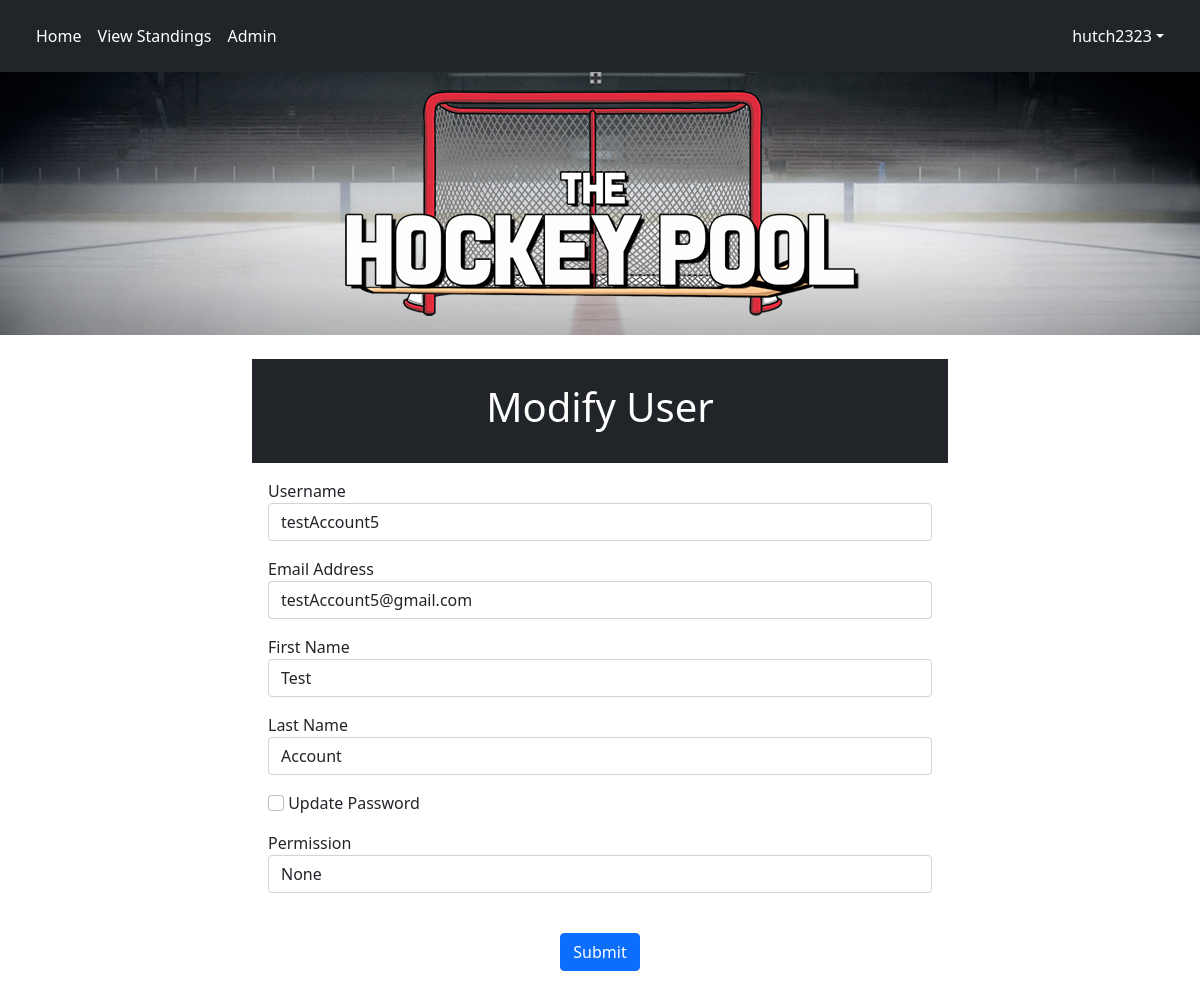
Screenshot of /modifyUser/testAccount5 (signed in) with the database file from the repository.
### tables this page shows
CREATE TABLE "poolTeams" (
	"teamID"	INTEGER NOT NULL,
	"teamName"	varchar(40) NOT NULL,
	"username"	varchar(30) NOT NULL,
	"player1"	INTEGER NOT NULL,
	"player2"	INTEGER NOT NULL,
	"player3"	INTEGER NOT NULL,
	"player4"	INTEGER NOT NULL,
	"player5"	INTEGER NOT NULL,
	"player6"	INTEGER NOT NULL,
	"player7"	INTEGER NOT NULL,
	"player8"	INTEGER NOT NULL,
	"player9"	INTEGER NOT NULL,
	"player10"	INTEGER NOT NULL,
	"player11"	INTEGER NOT NULL,
	"player12"	INTEGER NOT NULL,
	"player13"	INTEGER NOT NULL,
	"player14"	INTEGER NOT NULL,
	"player15"	INTEGER NOT NULL,
	"player16"	INTEGER NOT NULL,
	"player17"	INTEGER NOT NULL,
	"player18"	INTEGER NOT NULL,
	"player19"	INTEGER NOT NULL,
	"player20"	INTEGER NOT NULL,
	"player21"	INTEGER NOT NULL,
	"teamLogo"	TEXT NOT NULL,
	CONSTRAINT "poolTeams-fk-player15" FOREIGN KEY("player15") REFERENCES "players"("playerID"),
	CONSTRAINT "poolTeams-fk-player6" FOREIGN KEY("player6") REFERENCES "players"("playerID"),
	CONSTRAINT "poolTeams-fk-player11" FOREIGN KEY("player11") REFERENCES "players"("playerID"),
	CONSTRAINT "poolTeams-fk-player1" FOREIGN KEY("player1") REFERENCES "players"("playerID"),
	CONSTRAINT "poolTeams-fk-player3" FOREIGN KEY("player3") REFERENCES "players"("playerID"),
	CONSTRAINT "poolTeams-fk-player12" FOREIGN KEY("player12") REFERENCES "players"("playerID"),
	CONSTRAINT "poolTeams-fk-player20" FOREIGN KEY("player20") REFERENCES "players"("playerID"),
	CONSTRAINT "poolTeams-fk-users" FOREIGN KEY("username") REFERENCES "users"("username"),
	CONSTRAINT "poolTeams-fk-player13" FOREIGN KEY("player13") REFERENCES "players"("playerID"),
	CONSTRAINT "poolTeams-fk-player14" FOREIGN KEY("player14") REFERENCES "players"("playerID"),
	CONSTRAINT "poolTeams-fk-player18" FOREIGN KEY("player18") REFERENCES "players"("playerID"),
	CONSTRAINT "poolTeams-fk-player10" FOREIGN KEY("player10") REFERENCES "players"("playerID"),
	CONSTRAINT "poolTeams-fk-player9" FOREIGN KEY("player9") REFERENCES "players"("playerID"),
	CONSTRAINT "poolTeams-fk-player2" FOREIGN KEY("player2") REFERENCES "players"("playerID"),
	CONSTRAINT "poolTeams-fk-player5" FOREIGN KEY("player5") REFERENCES "players"("playerID"),
	CONSTRAINT "poolTeams-fk-player7" FOREIGN KEY("player7") REFERENCES "players"("playerID"),
	CONSTRAINT "poolTeams-fk-player19" FOREIGN KEY("player19") REFERENCES "players"("playerID"),
	CONSTRAINT "poolTeams-fk-player21" FOREIGN KEY("player21") REFERENCES "players"("playerID"),
	CONSTRAINT "poolTeams-fk-player4" FOREIGN KEY("player4") REFERENCES "players"("playerID"),
	CONSTRAINT "poolTeams-fk-player8" FOREIGN KEY("player8") REFERENCES "players"("playerID"),
	PRIMARY KEY("teamID" AUTOINCREMENT),
	CONSTRAINT "poolTeams-fk-player17" FOREIGN KEY("player17") REFERENCES "players"("playerID"),
	CONSTRAINT "poolTeams-fk-player16" FOREIGN KEY("player16") REFERENCES "players"("playerID")
);

CREATE TABLE "users" (
	"username"	varchar(30) NOT NULL,
	"password"	char(60) NOT NULL,
	"firstName"	varchar(50) NOT NULL,
	"lastName"	varchar(50) NOT NULL,
	"emailAddress"	varchar(255) NOT NULL, permission TEXT,
	PRIMARY KEY("username")
);

### application.py (the view)
@app.route("/modifyUser/<username>")
def modifyUser(username):
    if ("permission" in session) and (session["permission"] == "admin"):
        db.connect()
        user = db.getUserInfo(username)
        return render_template("modifyUser.html", userToModify=user, username=getUserInfo(),
                               permission=getUserPermission(), userTeamID=getUserTeamID())
    elif "username" in session:
        if session["username"] == username:
            db.connect()
            user = db.getUserInfo(session["username"])
            return render_template("modifyUser.html", userToModify=user, username=getUserInfo(),
                                   permission=getUserPermission(), userTeamID=getUserTeamID())
    return redirect(url_for('index'))

### application.py (called while the page is built)
def userTeam():
    while (True):
        try:
            db.connect()
            username = None
            teamInPool = False
            if "username" in session:
                username = session["username"]
                if (db.checkForUserInPool(username)):
                    teamInPool = True
            return teamInPool
        except sqlite3.ProgrammingError:
            db.close()

def getUserTeamID():
    while (True):
        try:
            db.connect()
            username = None
            teamID = None
            if(userTeam()):
                username = session["username"]
                teamID = db.getUserPoolTeamID(username)
            return teamID
        except sqlite3.ProgrammingError:
            db.close()

def getUserInfo():
    username = None
    if "username" in session:
        username = session["username"]
    return username

def getUserPermission():
    permission = None
    if "permission" in session:
        permission = session["permission"]
    return permission

### db.py (called while the page is built, shortened)
def connect():
    global conn

def getUserInfo(username):
    sql = '''Select * from users
                    where username = ?'''
    try:
        with closing(conn.cursor()) as c:
            c.execute(sql, (username,))
            results = c.fetchall()
            for row in results:
                user = User(username=row[0], password=row[1], firstName=row[2], lastName=row[3], emailAddress=row[4],
                            permission=row[5])
            return user
    except sqlite3.OperationalError as e:
        print("Error: Database could not be read. Program closing")
        print(e)

def checkForUserInPool(username):
    sql = '''Select * from poolTeams
                        where username = ?'''
    try:
        with closing(conn.cursor()) as c:
            c.execute(sql, (username,))
            results = c.fetchone()
            if (results):
                return True
            else:
                return False
    except sqlite3.OperationalError as e:
        print("Error: Database could not be read. Program closing")
        print(e)

def getUserPoolTeamID(username):
    sql = '''Select teamID from poolTeams
                        where username = ?'''
    try:
        with closing(conn.cursor()) as c:
            c.execute(sql, (username,))
            result = c.fetchone()
            return result[0]
    except sqlite3.OperationalError as e:
        print("Error: Database could not be read. Program closing")
        print(e)

### templates/modifyUser.html (shortened to what this page needs)
{% extends "base.html" %}
{% block content %}
    <div id="heading" class="mt-4 p-4 bg-dark text-white">
      <h1 class="text-center">Modify User</h1>
    </div>
    <form class="p-3" method="POST">
      <div class="form-group pb-3">
        <label for="userName">Username</label>
        <input
          type="text"
          class="form-control"
          id="userName"
          name="userName"
          {% if 'userName' in form %}
              value="{{form['userName']}}"
          {% else %}
            value="{{userToModify.username}}"
          {% endif %}
        />
      </div>
      <div class="form-group pb-3">
        <label for="email">Email Address</label>
        <input
          type="email"
          class="form-control"
          id="email"
          name="email"
          {% if 'email' in form %}
              value="{{form['email']}}"
          {% else %}
            value="{{userToModify.emailAddress}}"
          {% endif %}
        />
      </div>
      <div class="form-group pb-3">
        <label for="firstName">First Name</label>
        <input
          type="text"
          class="form-control"
          id="firstName"
          name="firstName"
          {% if 'firstName' in form %}
            value="{{form['firstName']}}"
          {% else %}
            value="{{userToModify.firstName}}"
          {% endif %}
        />
      </div>
      <div class="form-group pb-3">
        <label for="lastName">Last Name</label>
        <input
          type="text"
          class="form-control"
          id="lastName"
          name="lastName"
          {% if 'lastName' in form %}
            value="{{form['lastName']}}"
          {% else %}
            value="{{userToModify.lastName}}"
          {% endif %}
        />
      </div>
      <div class="form-group pb-3" style="margin: auto">
        <input class="form-check-input" type="checkbox" value="" id="updatePassword" name="updatePassword">
        <label class="form-check-label" for="updatePassword">
          Update Password
        </label>
      </div>
      {% if permission == "admin" %}
        <div class="form-group pb-3">
          <label for="permission">Permission</label>
          <input
            type="text"
            class="form-control"
            id="permission"
            name="permission"
            {% if 'permission' in form %}
              value="{{form['permission']}}"
            {% else %}
              value="{{userToModify.permission}}"
            {% endif %}
            />
        </div>
      {% endif %}
      <br />
      <div class="form-group pb-3 text-center"><button id="submit" type="submit" class="btn btn-primary">Submit</button></div>
    </form>
{% endblock %}

### templates/base.html (shortened to what this page needs)
<!DOCTYPE html>
<html>
  <head>
    <link
      rel="stylesheet"
      href="https://cdn.jsdelivr.net/npm/bootstrap@5.1.2/dist/css/bootstrap.min.css" rel="stylesheet"/>
    <link
      rel="stylesheet"
      href="https://stackpath.bootstrapcdn.com/font-awesome/4.7.0/css/font-awesome.min.css"
/>
      <link rel="stylesheet" type="text/css" href="{{ url_for('static', filename='css/styles.css') }}">
  </head>
  <body>
    <nav class="navbar navbar-expand-sm p-3 bg-dark text-white">
      <div class="container-fluid">
        <ul class="navbar-nav w-100">
          <li class="nav-item mr-auto">
            <a class="nav-link text-white" href="{{ url_for('index') }}">Home</a>
          </li>
          <li class="nav-item">
            <a class="nav-link text-white" href="{{ url_for('teamStandings') }}">View Standings</a>
          </li>
            {% if username is none %}
                <div class="collapse navbar-collapse bg-dark" id="">
                    <ul class="navbar-nav me-auto mb-2 mb-lg-0">
                    </ul>
                    <ul class="navbar-nav">
                        <li class="nav-item dropdown">
                            <a class="nav-link text-white" href="{{ url_for('login') }}">Login/Sign Up</a>
                        </li>
                    </ul>
                </div>
            {% else %}
                {% if permission == "admin" %}
                    <li class="nav-item">
                        <a class="nav-link text-white" href="{{ url_for('admin') }}">Admin</a>
                    </li>
                {% endif %}
            <div class="collapse navbar-collapse bg-dark" id="navbarContent">
                <ul class="navbar-nav">
                    <li class="nav-item dropdown">
                        <a class="nav-link dropdown-toggle text-white" href="#" id="navbarDropdown" role="button" data-bs-toggle="dropdown" aria-expanded="false">
                            {{ username }}</a>
                    </li>
                </ul>
            </div>
            {% endif %}
        </ul>
      </div>
    </nav>
    <div class="text-center" style="background-image: url({{ url_for('static', filename='images/banner-bg.jpg')}}); background-position: center; background-repeat: no-repeat; background-size: cover;">
        <img class="img-fluid" src="{{ url_for('static', filename='images/banner.png')}}">
    </div>
    <div class="container">{% block content %} {% endblock %}</div>
  </body>
</html>

### static/css/styles.css (style rules this page uses)
@media (min-width: 405px) { .navbar-expand-sm .navbar-collapse { display: flex !important; flex-basis: auto; } }
@media (min-width: 405px) { .navbar-expand-sm .navbar-nav { flex-direction: row; } }
@media (min-width: 405px) { .navbar-expand-sm .navbar-nav .nav-link { padding-right: 0.5rem; padding-left: 0.5rem; } }
@media (max-width: 3000px) { .container { max-width: 720px; } }

### rows the page displays
poolTeams: username "hutch2323"
users: userName "testAccount5", email "testAccount5@gmail.com", firstName "Test", lastName "Account", permission "None"
